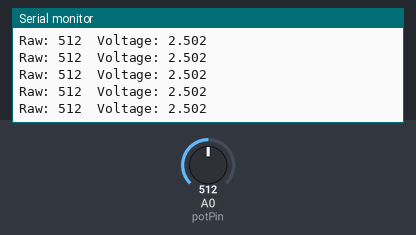
Bench run of a sketch on a simulated Arduino Uno, built with avr-gcc and run on an emulated ATmega328P. Parts: the last lines printed to the serial monitor. The inputs (shaded band) are chosen by the test bench; at power-on: A0 (potPin) = 512.

Above: at 1.2 s.
1.3 s: A0 (potPin) set to 716
At 1.56 s:
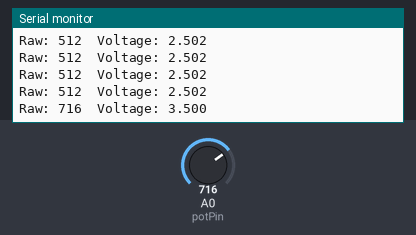
2.8 s: A0 (potPin) set to 900
At 2.97 s:
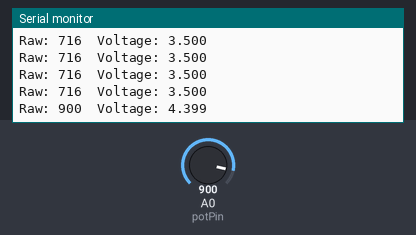
Timing chart, 0 to 5.8 s (numbered marks = the images above; inputs shaded):
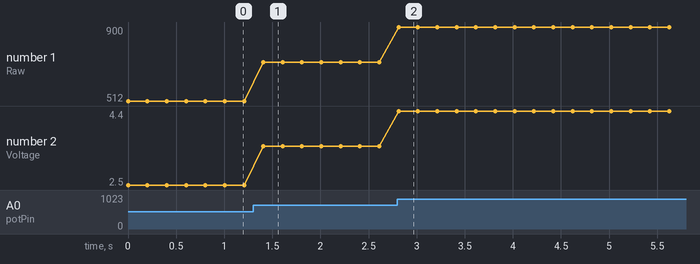

The sketch:

Ex8_PartA.ino
```cpp
/*
  Exercise 8 - Part A
  Read input voltage from potentiometer and write value to serial monitor with 3 decimals.
*/

const int potPin = A0;

void setup() {
  Serial.begin(9600);
}

void loop() {
  int rawValue = analogRead(potPin);

  // Convert 0-1023 to 0.000-5.000 V
  float voltage = float(rawValue) * 5.0 / 1023.0;

  Serial.print("Raw: ");
  Serial.print(rawValue);
  Serial.print("  Voltage: ");
  Serial.println(voltage, 3); // 3 decimal places

  delay(200);
}
```

Measured:
- after the input at 1.3 s, the serial monitor: prints a new line after 0.11 s (image 1)
- after the input at 2.8 s, the serial monitor: prints a new line at once (image 2)
- plotted number 1: 512 → 716 after the input at 1.3 s, 716 → 900 after the input at 2.8 s
- plotted number 2: 2.5 → 3.5 after the input at 1.3 s, 3.5 → 4.4 after the input at 2.8 s
